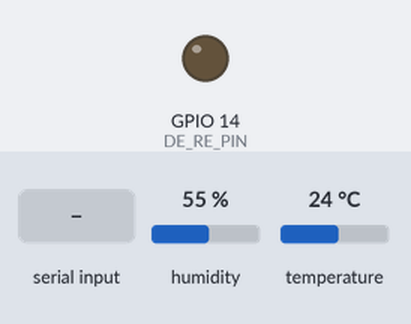
Simulated run of this program. Board: ESP8266 (NodeMCU). Shown: output pins drawn as LEDs (lit = HIGH). Inputs (shaded band) come from the test bench; at power-on: humidity 55 %, temperature 24 °C. What the program prints to the serial monitor is not drawn.

Above: at 2.3 s.
2.4 s: "ADDR:BROADCAST" received over the second serial link
Timing chart, 0 to 31.5 s (numbered marks = the images above; inputs shaded):
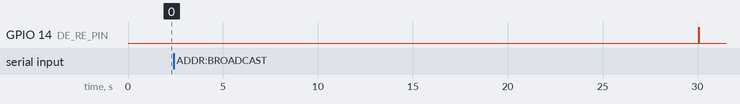

The program:

main.cpp
```cpp
#include <Arduino.h>
#include <ESP8266WiFi.h>
#include <Wire.h>
#include <Adafruit_AHTX0.h>
#include <SoftwareSerial.h>

// === CONFIGURACIÓN DEL DISPOSITIVO ===
#define MY_ADDRESS 0x01  //  DIRECCIÓN ÚNICA - Cambiar por cada ESP8266
#define DEVICE_TYPE "AHT10_SENSOR"
#define DEVICE_LOCATION "Silo_Norte"

// === CONFIGURACIÓN DE PINES ESP8266 ===
#define SDA_PIN 4     // GPIO4 (D2)
#define SCL_PIN 5     // GPIO5 (D1)
#define RX_PIN 13     // GPIO13 (D7) - RO del MAX485
#define TX_PIN 12     // GPIO12 (D6) - DI del MAX485
#define DE_RE_PIN 14  // GPIO14 (D5) - DE y RE juntos

// === INTERVALOS DE TIEMPO ===
#define HEARTBEAT_INTERVAL 30000    // 30 segundos
#define SENSOR_READ_INTERVAL 5000   // 5 segundos (lectura local)

Adafruit_AHTX0 aht;
SoftwareSerial RS485(RX_PIN, TX_PIN);

// === VARIABLES GLOBALES ===
unsigned long lastHeartbeat = 0;
unsigned long lastSensorRead = 0;
float lastTemperature = 0.0;
float lastHumidity = 0.0;
bool sensorActivo = false;
String deviceStatus = "BOOTING";

// === FUNCIÓN PARA CALCULAR CRC SIMPLE ===
String calcularCRC(String mensaje) {
  uint16_t crc = 0;
  for (size_t i = 0; i < mensaje.length(); i++) {
    crc += mensaje[i];
  }
  return String(crc, HEX);
}

// === FUNCIÓN ENVIAR POR RS485 ===
void enviarRS485(String mensaje) {
  // Agregar CRC al mensaje
  String mensajeConCRC = mensaje + "|CRC:" + calcularCRC(mensaje);

  digitalWrite(DE_RE_PIN, HIGH);  // Modo transmisión
  RS485.println(mensajeConCRC);
  RS485.flush();
  delay(10); // Pequeña pausa para estabilidad
  digitalWrite(DE_RE_PIN, LOW);   // Modo recepción

  Serial.println("📤 RS485 >>> " + mensajeConCRC);
}

// === FUNCIÓN LEER SENSOR ===
bool leerSensor() {
  sensors_event_t humidity, temp;
  if (aht.getEvent(&humidity, &temp)) {
    lastTemperature = temp.temperature;
    lastHumidity = humidity.relative_humidity;
    return true;
  }
  return false;
}

// === FUNCIÓN PROCESAR COMANDOS RS485 ===
void procesarComando(String comando) {
  Serial.println("📥 Comando recibido: " + comando);

  // Verificar CRC (opcional para esta versión)

  //  COMANDO: DISCOVERY - Identificación del dispositivo
  if (comando.indexOf("CMD:DISCOVERY") != -1) {
    String respuesta = "ADDR:" + String(MY_ADDRESS, HEX) + "|";
    respuesta += "CMD:DISCOVERY_RESP|";
    respuesta += "TYPE:" + String(DEVICE_TYPE) + "|";
    respuesta += "LOC:" + String(DEVICE_LOCATION) + "|";
    respuesta += "STATUS:" + deviceStatus + "|";
    respuesta += "TEMP:" + String(lastTemperature, 1) + "|";
    respuesta += "HUM:" + String(lastHumidity, 1);

    enviarRS485(respuesta);
  }

  //  COMANDO: READ_SENSOR - Lectura inmediata
  else if (comando.indexOf("CMD:READ_SENSOR") != -1) {
    if (leerSensor()) {
      String respuesta = "ADDR:" + String(MY_ADDRESS, HEX) + "|";
      respuesta += "CMD:SENSOR_DATA|";
      respuesta += "TEMP:" + String(lastTemperature, 1) + "|";
      respuesta += "HUM:" + String(lastHumidity, 1) + "|";
      respuesta += "UNIT_TEMP:C|UNIT_HUM:%|";
      respuesta += "TIMESTAMP:" + String(millis());

      enviarRS485(respuesta);
    } else {
      enviarRS485("ADDR:" + String(MY_ADDRESS, HEX) + "|CMD:ERROR|MSG:SENSOR_FAIL");
    }
  }

  //  COMANDO: CONFIG - Configuración parámetros
  else if (comando.indexOf("CMD:CONFIG") != -1) {
    // Ejemplo: procesar configuración de intervalos
    enviarRS485("ADDR:" + String(MY_ADDRESS, HEX) + "|CMD:CONFIG_ACK|STATUS:OK");
  }

  //  COMANDO: STATUS - Estado del dispositivo
  else if (comando.indexOf("CMD:STATUS") != -1) {
    String respuesta = "ADDR:" + String(MY_ADDRESS, HEX) + "|";
    respuesta += "CMD:STATUS_RESP|";
    respuesta += "SENSOR_ACTIVE:" + String(sensorActivo ? "YES" : "NO") + "|";
    respuesta += "LAST_READ:" + String(lastSensorRead) + "|";
    respuesta += "UPTIME:" + String(millis() / 1000) + "s|";
    respuesta += "RSSI:" + String(WiFi.RSSI()) + "dBm";

    enviarRS485(respuesta);
  }
}

// === SETUP ===
void setup() {
  Serial.begin(115200);
  delay(1000);

  Serial.println();
  Serial.println("🚀 MICRO-SENSOR RS485 - INICIANDO");
  Serial.println("=========================================");
  Serial.println("📍 Dirección: " + String(MY_ADDRESS, HEX));
  Serial.println("📡 Tipo: " + String(DEVICE_TYPE));
  Serial.println("🏠 Ubicación: " + String(DEVICE_LOCATION));

  // Inicializar I2C y sensor AHT10
  Serial.print("🔍 Inicializando sensor AHT10... ");
  Wire.begin(SDA_PIN, SCL_PIN);

  if (aht.begin()) {
    sensorActivo = true;
    deviceStatus = "READY";
    Serial.println("✅ OK");

    // Lectura inicial del sensor
    if (leerSensor()) {
      Serial.println("🌡️  Lectura inicial - Temp: " + String(lastTemperature, 1) + "°C, Hum: " + String(lastHumidity, 1) + "%");
    }
  } else {
    sensorActivo = false;
    deviceStatus = "SENSOR_ERROR";
    Serial.println("❌ FALLO");
  }

  // Inicializar RS485
  Serial.print("🔌 Inicializando RS485... ");
  RS485.begin(9600);
  pinMode(DE_RE_PIN, OUTPUT);
  digitalWrite(DE_RE_PIN, LOW);
  Serial.println("✅ OK (9600 baud)");

  Serial.println();
  Serial.println("🎯 COMANDOS DISPONIBLES:");
  Serial.println("   - DISCOVERY: Identificación del dispositivo");
  Serial.println("   - READ_SENSOR: Lectura inmediata de sensores");
  Serial.println("   - STATUS: Estado del dispositivo");
  Serial.println("   - CONFIG: Configuración de parámetros");
  Serial.println();
  Serial.println("✅ SISTEMA INICIADO - Esperando comandos...");
  Serial.println("=========================================");
}

// === LOOP PRINCIPAL ===
void loop() {
  unsigned long ahora = millis();

  //  ESCUCHAR COMANDOS RS485 DEL ESP32-C3
  if (RS485.available()) {
    String comando = RS485.readString();
    comando.trim();

    // Verificar si el comando es para esta dirección
    String addrPattern = "ADDR:" + String(MY_ADDRESS, HEX);
    if (comando.indexOf(addrPattern) != -1 || comando.indexOf("ADDR:BROADCAST") != -1) {
      procesarComando(comando);
    }
  }

  //  HEARTBEAT AUTOMÁTICO CADA 30s
  if (ahora - lastHeartbeat >= HEARTBEAT_INTERVAL) {
    lastHeartbeat = ahora;

    String heartbeat = "ADDR:" + String(MY_ADDRESS, HEX) + "|";
    heartbeat += "CMD:HEARTBEAT|";
    heartbeat += "STATUS:" + deviceStatus + "|";
    heartbeat += "UPTIME:" + String(ahora / 1000) + "s";

    enviarRS485(heartbeat);
    Serial.println("💓 Heartbeat enviado");
  }

  //  LECTURA PERIÓDICA DEL SENSOR (solo para monitor local)
  if (sensorActivo && (ahora - lastSensorRead >= SENSOR_READ_INTERVAL)) {
    lastSensorRead = ahora;
    if (leerSensor()) {
      Serial.println("📊 Sensor - Temp: " + String(lastTemperature, 1) + "°C, Hum: " + String(lastHumidity, 1) + "%");
    }
  }

  delay(100); // Pequeño delay para estabilidad
}
```
